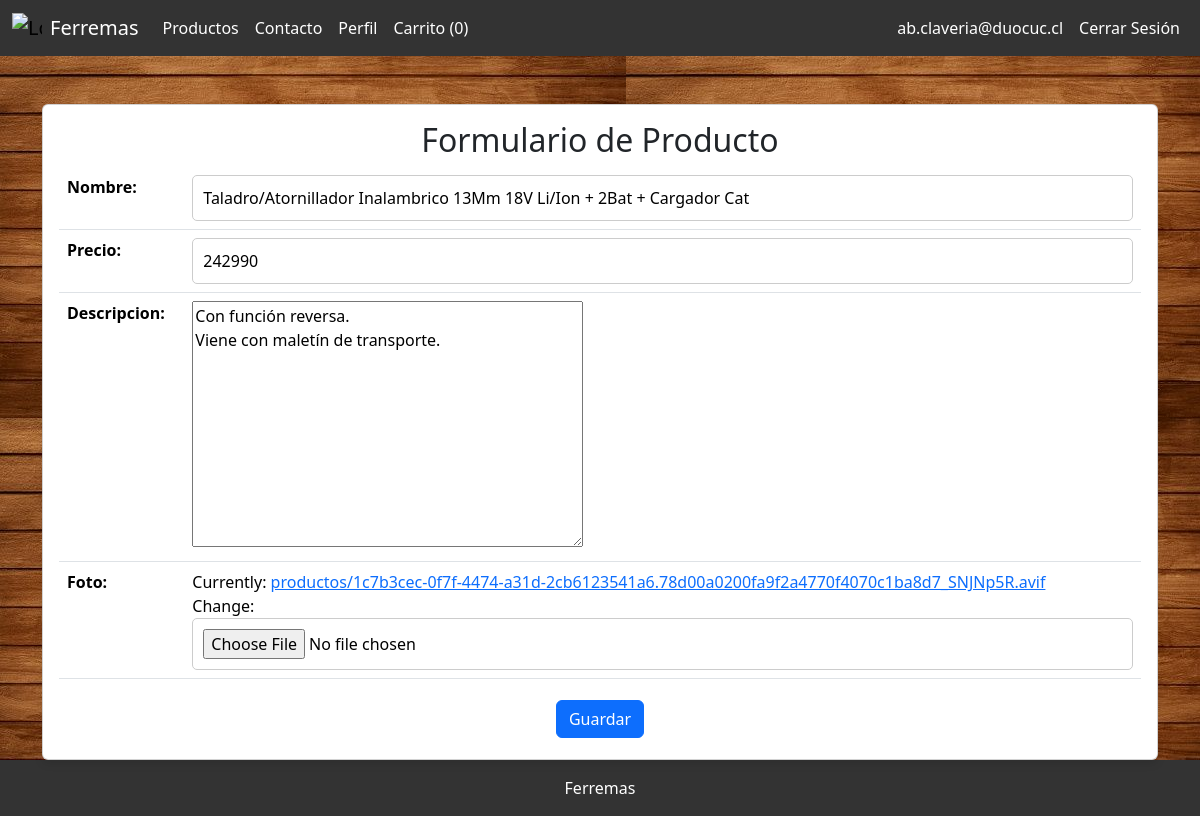
Screenshot of /producto/1/editar/ (signed in) with the database file from the repository.
### ferremas/models.py (models this page shows, shortened)
class Producto(models.Model):
    nombre = models.CharField(max_length=100)
    precio = models.DecimalField(max_digits=10, decimal_places=0)
    descripcion = models.TextField()
    foto = models.ImageField(upload_to='productos/')
    stock = models.PositiveIntegerField(default=0)

### ferremas/views.py (the view)
# urls.py: path('producto/<int:product_id>/editar/', views.product_update, name='product_update'),
@login_required
def product_update(request, product_id):
    product = get_object_or_404(Producto, id=product_id)
    if request.method == 'POST':
        form = ProductoForm(request.POST, request.FILES, instance=product)
        if form.is_valid():
            form.save()
            return redirect('product_detail', product_id=product.id)
    else:
        form = ProductoForm(instance=product)
    return render(request, 'ferremas/product_form.html', {'form': form})

### ferremas/forms.py
class ProductoForm(forms.ModelForm):
    class Meta:
        model = Producto
        fields = ['nombre', 'precio', 'descripcion', 'foto']

### ferremas/templates/ferremas/product_form.html (shortened to what this page needs)
{% extends 'ferremas/base.html' %}
{% block content %}
<div class="container mt-5">
    <div class="card">
        <div class="card-body">
            <h2 class="card-title text-center">Formulario de Producto</h2>
            <form method="post" enctype="multipart/form-data">
                <table class="table">
                    {{ form.as_table }}
                </table>
                <div class="text-center">
                    <button type="submit" class="btn btn-primary">Guardar</button>
                </div>
            </form>
        </div>
    </div>
</div>
{% endblock %}

### ferremas/templates/ferremas/navbar.html (shortened to what this page needs)
{% load static %}
<nav class="navbar navbar-expand-lg">
    <div class="container-fluid">
        <a class="navbar-brand d-flex align-items-center" href="{% url 'index' %}">
            <img src="{% static 'img/logo.svg' %}" alt="Logo" width="30" height="30" class="d-inline-block align-text-top me-2">
            <span style="color: #fff;"> Ferremas</span>
        </a>
        <div class="collapse navbar-collapse" id="navbarNav">
            <ul class="navbar-nav me-auto mb-2 mb-lg-0">
                <li class="nav-item">
                    <a class="nav-link" href="{% url 'product_list' %}">Productos</a>
                </li>
                <li class="nav-item">
                    <a class="nav-link" href="{% url 'contact' %}">Contacto</a>
                </li>
                {% if user.is_authenticated %}
                    <li class="nav-item">
                        <a class="nav-link" href="{% url 'user_profile' %}">Perfil</a>
                    </li>
                    <li class="nav-item">
                        <a class="nav-link" href="{% url 'cart' %}">
                            Carrito
                            {% if user.is_authenticated %}
                                ({{ request.user.cartitem_set.count }})
                            {% endif %}
                        </a>
                    </li>
                {% endif %}
            </ul>
            <ul class="navbar-nav">
                {% if user.is_authenticated %}
                    <li class="nav-item">
                        <a class="nav-link" href="{% url 'user_profile' %}">{{ user.email }}</a>
                    </li>
                    <li class="nav-item">
                        <a class="nav-link" href="{% url 'logout' %}">Cerrar Sesión</a>
                    </li>
                {% endif %}
            </ul>
        </div>
    </div>
</nav>

### ferremas/static/css/style.css (style rules this page uses)
html, body { height: 100%; margin: 0; display: flex; flex-direction: column; }
body { font-family: Arial, sans-serif; background-image: url('../img/fondo_madera.png'); }
.navbar { background-color: #333; }
.navbar .nav-link { color: #fff; }
.card { display: flex; flex-direction: column; height: 100%; background-color: rgba(255, 255, 255, 0.8); backdrop-filter: blur(10px); border-radius: 15px; box-shadow: 0 4px 8px rgba(0, 0, 0, 0.1); }
.card-body { flex: 1; display: flex; flex-direction: column; justify-content: space-between; }
.btn { margin: 5px; }
.btn-primary { background-color: #007bff; border: none; padding: 10px 20px; font-size: 1.2em; border-radius: 25px; }
input { border-radius: 5px; padding: 10px; width: 100%; border: 1px solid #ccc; }

### rows the page displays
Producto: nombre "Taladro/Atornillador Inalambrico 13Mm 18V Li/Ion + 2Bat + Cargador Cat", precio "242990", descripcion "Con función reversa. Viene con maletín de transporte."

### other values shown
{{ request.user.cartitem_set.count }} "0"
{{ user.email }} "ab.claveria@duocuc.cl"
